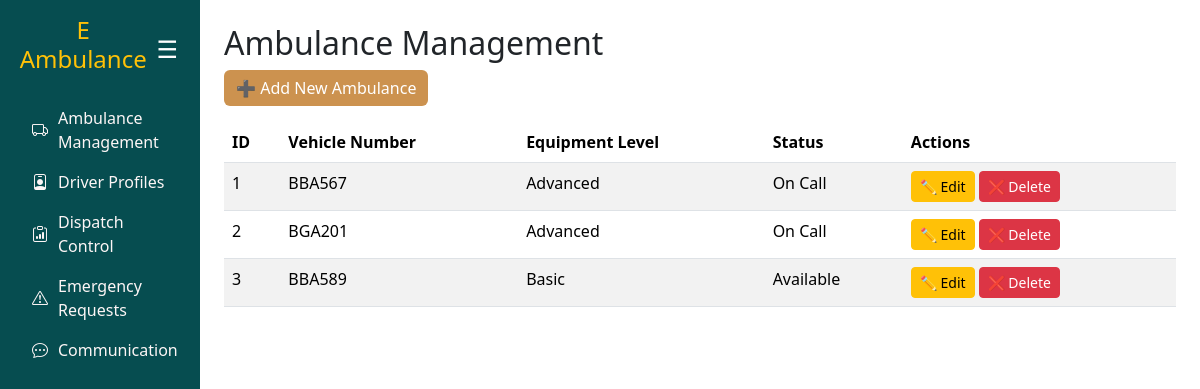
The page /ambulances/ on the database as committed earlier.
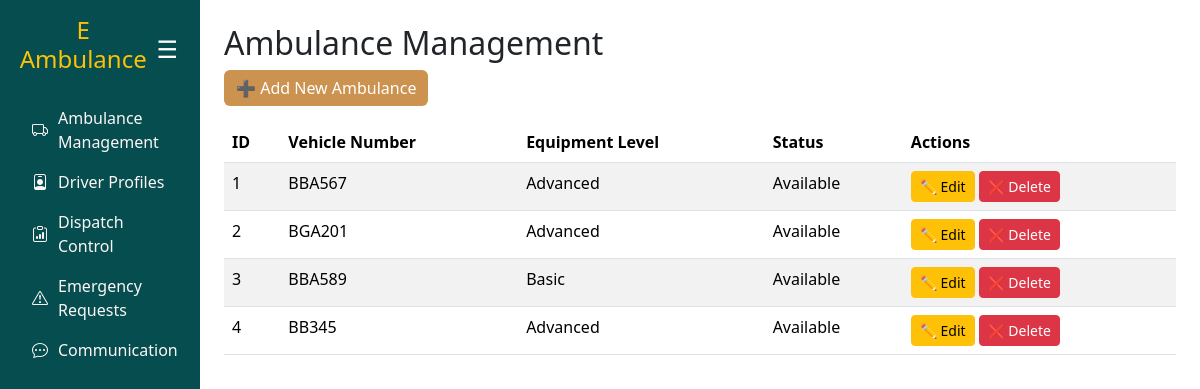
The same page on the database as committed later.
### ambulance/models.py (models this page shows, shortened)
class Ambulance(models.Model):
    AMBULANCE_STATUS = [
        ("available", "Available"),
        ("on_call", "On Call"),
        ("maintenance", "Maintenance"),
    ]
    EQUIPMENT_LEVELS = [
        ("basic", "Basic"),
        ("advanced", "Advanced"),
    ]
    ambulanceid = models.AutoField(primary_key=True)
    vehicle_number = models.CharField(max_length=50, unique=True)
    equipment_level = models.CharField(max_length=10, choices=EQUIPMENT_LEVELS)
    current_status = models.CharField(max_length=15, choices=AMBULANCE_STATUS, default="available")

### ambulance/views.py (the view)
# urls.py: path("ambulances/", views.ambulance_list, name="ambulance_list"),
def ambulance_list(request):
    ambulances = Ambulance.objects.all()
    return render(request, "ambulance_list.html", {"ambulances": ambulances})

### ambulance/templates/ambulance_list.html
{% extends "base.html" %}
{% block content %}
<h2>Ambulance Management</h2>
<a href="{% url 'ambulance_create' %}" class="btn btn-primary" style="background-color:#cc924f; color:white; border:none;">➕ Add New Ambulance</a>
<table class="table table-striped mt-3">
    <thead>
        <tr>
            <th>ID</th>
            <th>Vehicle Number</th>
            <th>Equipment Level</th>
            <th>Status</th>
            <th>Actions</th>
        </tr>
    </thead>
    <tbody>
        {% for ambulance in ambulances %}
        <tr>
            <td>{{ ambulance.ambulanceid }}</td>
            <td>{{ ambulance.vehicle_number }}</td>
            <td>{{ ambulance.get_equipment_level_display }}</td>
            <td>{{ ambulance.get_current_status_display }}</td>
            <td>
                <a href="{% url 'ambulance_update' ambulance.pk %}" class="btn btn-sm btn-warning">✏ Edit</a>
                <a href="{% url 'ambulance_delete' ambulance.pk %}" class="btn btn-sm btn-danger">❌ Delete</a>
            </td>
        </tr>
        {% empty %}
        <tr><td colspan="5">No ambulances available.</td></tr>
        {% endfor %}
    </tbody>
</table>
{% endblock %}

Rows that differ between the two databases and show on the page:
changed Ambulance "BBA567": current_status "On Call" → "Available"
changed Ambulance "BGA201": current_status "On Call" → "Available"
added Ambulance: ambulanceid "4", vehicle_number "BB345", equipment_level "Advanced", current_status "Available"
